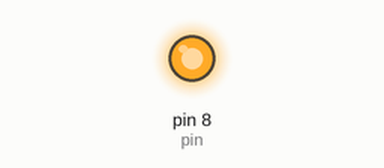
Simulated run of this sketch. Board: Arduino Uno, built with avr-gcc and run on an emulated ATmega328P. Shown: output pins drawn as LEDs (lit = HIGH).

Above: at 2.5 s.
At 6.0 s:
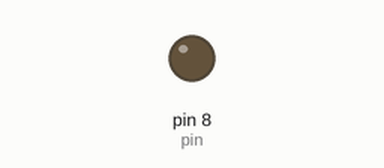
Timing chart, 0 to 9.1 s (numbered marks = the images above):
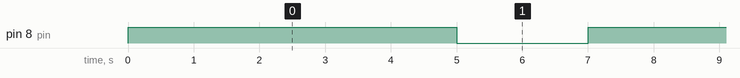

Measured:
- by itself, pin 8 (pin): alternates HIGH for 5.0 s and LOW for 2.0 s

The sketch:

rele.ino
```cpp
// C++ code
// https://www.tinkercad.com/things/hpVQ5iar1tC-relespdt?sharecode=GMX_Ek6OWi2Wl226zWqLxTMov30sMS9fAB0ilW-_KRU
#define pin 8
void setup()
{
  pinMode(pin, OUTPUT);
}

void loop()
{
  digitalWrite(pin, HIGH);
  delay(5000); //
  digitalWrite(pin, LOW);
  delay(2000); //
}
```
